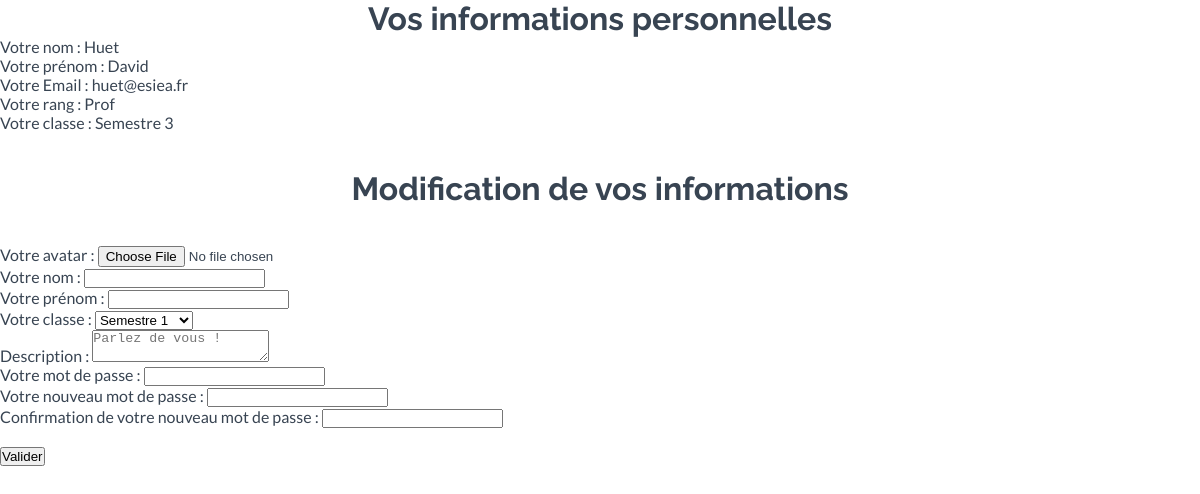
Page /Vue/infosprofil.php (signed in) on the committed database.
### tables this page shows
CREATE TABLE `utilisateurs` (
  `id` int(11) NOT NULL,
  `nom` varchar(45) NOT NULL,
  `prenom` text NOT NULL,
  `statut` enum('ON','OFF') NOT NULL,
  `rang` varchar(10) DEFAULT NULL,
  `udate` date NOT NULL,
  `classe` varchar(3) DEFAULT NULL,
  `avatar` varchar(100) DEFAULT '../Images/Avatars/Default/Default.gif',
  `descr` text,
  `email` varchar(75) DEFAULT NULL,
  `Mdp` varchar(500) DEFAULT NULL,
  `remq` varchar(45) DEFAULT NULL
);

### Modele/m_voir_profil.php (called while the page is built)
<?php
function modele_lire_profil($Email, $ID)
{
	include("../Autres/conf.php");
	$req = $bdd -> query(
		"SELECT nom, prenom, email, rang, classe, descr
		FROM UTILISATEURS
		WHERE id = $ID"
	);
	return $req -> fetch();
};
?>

### Vue/infosprofil.php (the view, shortened to what this page needs)
<link rel="stylesheet" href="../CSS/fil.css">
<link href="../Bootstrap/theme/assets/css/style.css" rel="stylesheet">
<link href="../Bootstrap/theme/assets/css/font-awesome.min.css" rel="stylesheet">
<?php
$Email	 = $_SESSION['Email'];
$ID      = $_SESSION['ID'];
require_once("../Modele/m_voir_profil.php");
$req = modele_lire_profil($Email, $ID);
?>
<CENTER><h1>Vos informations personnelles</h1></CENTER>
Votre nom : <?php echo htmlspecialchars($req['nom']);?>
Votre prénom : <?php echo htmlspecialchars($req['prenom']);?>
Votre Email : <?php echo $req['email'];?>
Votre rang : <?php echo $req['rang'];?>
Votre classe : Semestre <?php echo $req['classe'];?>
<CENTER><h1>Modification de vos informations</h1></CENTER>
<form method="POST" enctype="multipart/form-data" action="../Controleur/c_modifier_profil.php">
	Votre avatar : <input type="file" name="Avatar">
	<br>
	Votre nom : <input type="text" name="Nom">
	<br>
	Votre prénom : <input type="text" name="Prenom">
	<br>
	Votre classe :
	<select name="Classe">
		<option value="1">Semestre 1</option>
	</select>
	<br>
	Description : <textarea name="Descr" placeholder="Parlez de vous !"></textarea>
	<br>
	Votre mot de passe : <input type="password" name="Mdp">
	<br>
	Votre nouveau mot de passe : <input type="password" name="NewMdp">
	<br>
	Confirmation de votre nouveau mot de passe : <input type="password" name="NewMdp2">
	<br><br>
	<input type="submit" name="Valider" value="Valider">
</form>

### CSS/fil.css (style rules this page uses)
form { display: inline; }

### rows in the picture
utilisateurs: nom "Huet", prenom "David", email "huet@esiea.fr", rang "Prof", classe "3"
